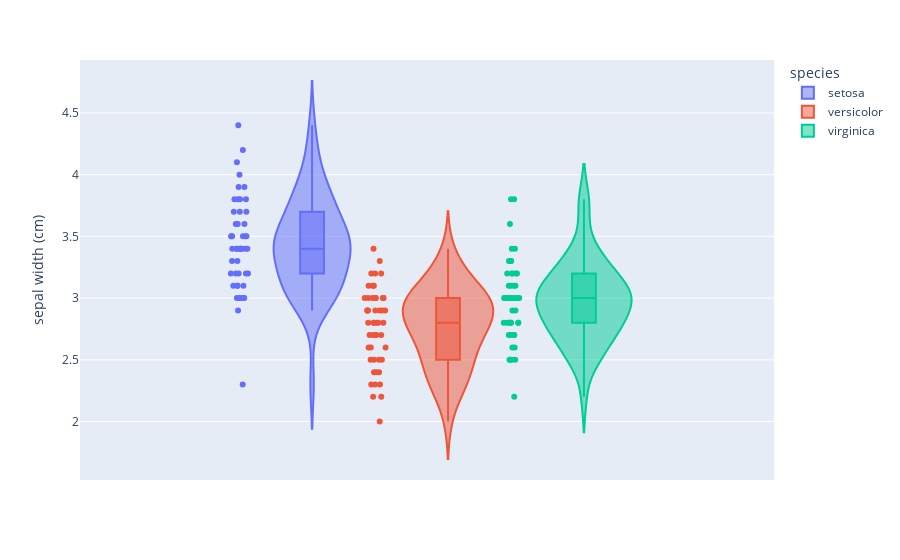

The code cell stored with this chart in its notebook:
### Code cell
fig = px.violin(df, y='sepal width (cm)', color='species', box=True, points="all")
fig.show()

### Figure 1 — Plotly figure (JSON) as saved in the notebook; plotly's stock layout.template omitted (floating-point values rounded to 4 significant figures)
{"data": [{"alignmentgroup": "True", "box": {"visible": true}, "hovertemplate": "species=setosa<br>sepal width (cm)=%{y}<extra></extra>", "legendgroup": "setosa", "marker": {"color": "#636efa"}, "name": "setosa", "offsetgroup": "setosa", "orientation": "v", "points": "all", "scalegroup": "True", "showlegend": true, "type": "violin", "x0": " ", "xaxis": "x", "y": [3.5, 3, 3.2, 3.1, 3.6, 3.9, 3.4, 3.4, 2.9, 3.1, 3.7, 3.4, 3, 3, 4, 4.4, 3.9, 3.5, 3.8, 3.8, 3.4, 3.7, 3.6, 3.3, 3.4, 3, 3.4, 3.5, 3.4, 3.2, 3.1, 3.4, 4.1, 4.2, 3.1, 3.2, 3.5, 3.6, 3, 3.4, 3.5, 2.3, 3.2, 3.5, 3.8, 3, 3.8, 3.2, 3.7, 3.3], "y0": " ", "yaxis": "y"}, {"alignmentgroup": "True", "box": {"visible": true}, "hovertemplate": "species=versicolor<br>sepal width (cm)=%{y}<extra></extra>", "legendgroup": "versicolor", "marker": {"color": "#EF553B"}, "name": "versicolor", "offsetgroup": "versicolor", "orientation": "v", "points": "all", "scalegroup": "True", "showlegend": true, "type": "violin", "x0": " ", "xaxis": "x", "y": [3.2, 3.2, 3.1, 2.3, 2.8, 2.8, 3.3, 2.4, 2.9, 2.7, 2, 3, 2.2, 2.9, 2.9, 3.1, 3, 2.7, 2.2, 2.5, 3.2, 2.8, 2.5, 2.8, 2.9, 3, 2.8, 3, 2.9, 2.6, 2.4, 2.4, 2.7, 2.7, 3, 3.4, 3.1, 2.3, 3, 2.5, 2.6, 3, 2.6, 2.3, 2.7, 3, 2.9, 2.9, 2.5, 2.8], "y0": " ", "yaxis": "y"}, {"alignmentgroup": "True", "box": {"visible": true}, "hovertemplate": "species=virginica<br>sepal width (cm)=%{y}<extra></extra>", "legendgroup": "virginica", "marker": {"color": "#00cc96"}, "name": "virginica", "offsetgroup": "virginica", "orientation": "v", "points": "all", "scalegroup": "True", "showlegend": true, "type": "violin", "x0": " ", "xaxis": "x", "y": [3.3, 2.7, 3, 2.9, 3, 3, 2.5, 2.9, 2.5, 3.6, 3.2, 2.7, 3, 2.5, 2.8, 3.2, 3, 3.8, 2.6, 2.2, 3.2, 2.8, 2.8, 2.7, 3.3, 3.2, 2.8, 3, 2.8, 3, 2.8, 3.8, 2.8, 2.8, 2.6, 3, 3.4, 3.1, 3, 3.1, 3.1, 3.1, 2.7, 3.2, 3.3, 3, 2.5, 3, 3.4, 3], "y0": " ", "yaxis": "y"}], "layout": {"legend": {"title": {"text": "species"}, "tracegroupgap": 0}, "margin": {"t": 60}, "violinmode": "group", "xaxis": {"anchor": "y", "domain": [0, 1]}, "yaxis": {"anchor": "x", "domain": [0, 1], "title": {"text": "sepal width (cm)"}}}}
